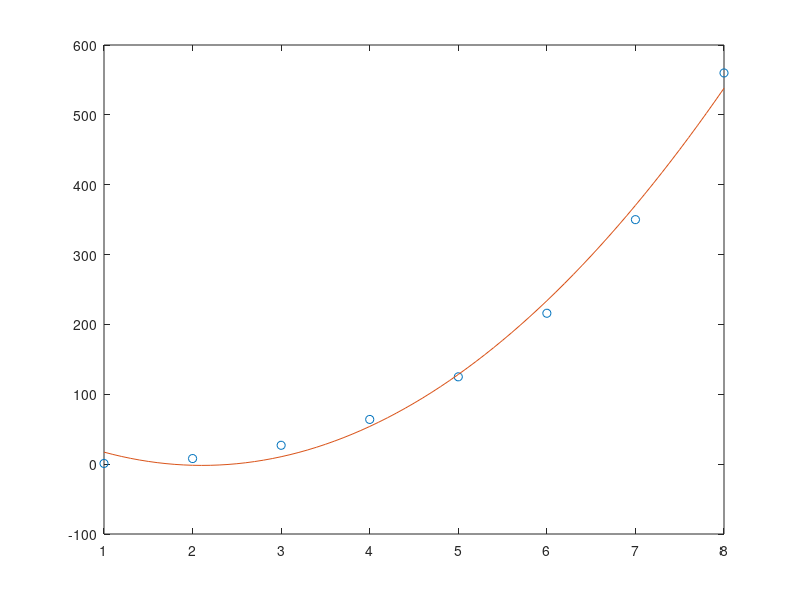

MATLAB code for this plot:
x = [1 2 3 4 5 6 7 8];
y = [1 8 27 64 125 216 350 560];
s0 = length(x); s1 = sum(x); s2 = sum(x.^2);
s3 = sum(x.^3); s4 = sum(x.^4);
A = [s4 s3 s2; s3 s2 s1; s2 s1 s0];
b = [sum(x.^2.*y); sum(x.*y);sum(y)];
c0 = A\b;
c = polyfit(x,y,2); % Find a regression polynomial that matches the data
c0 % Returns the calculated coefficient
c % Returns the coefficient found by polyfit
xx = 1:0.1:8;
yy = polyval(c0,xx);
plot(x,y,'o',xx,yy)